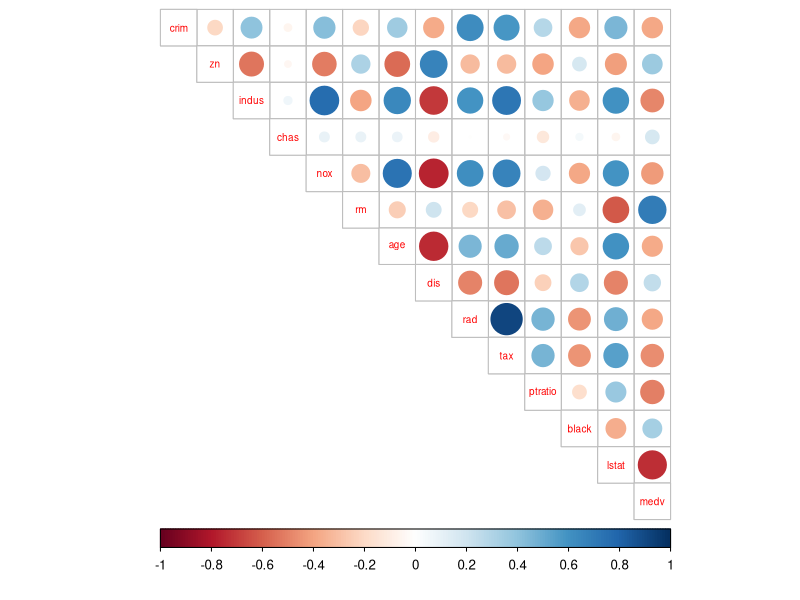
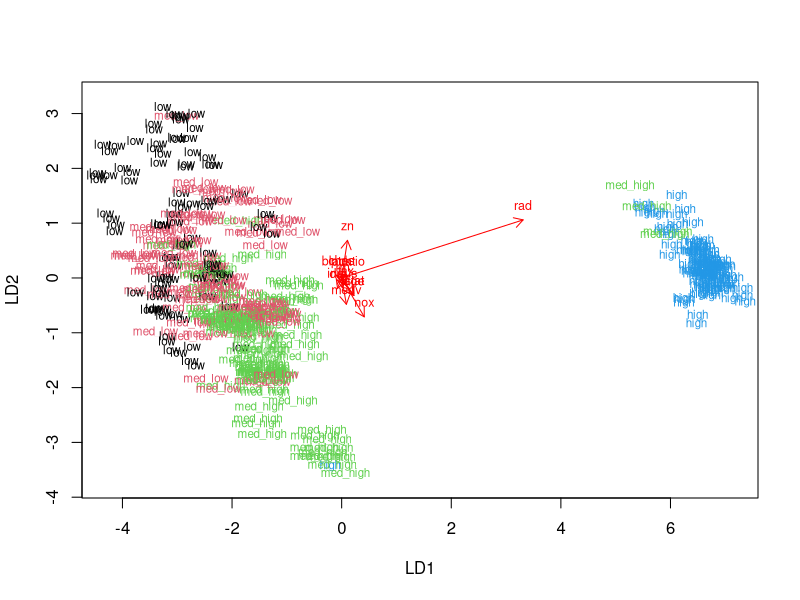
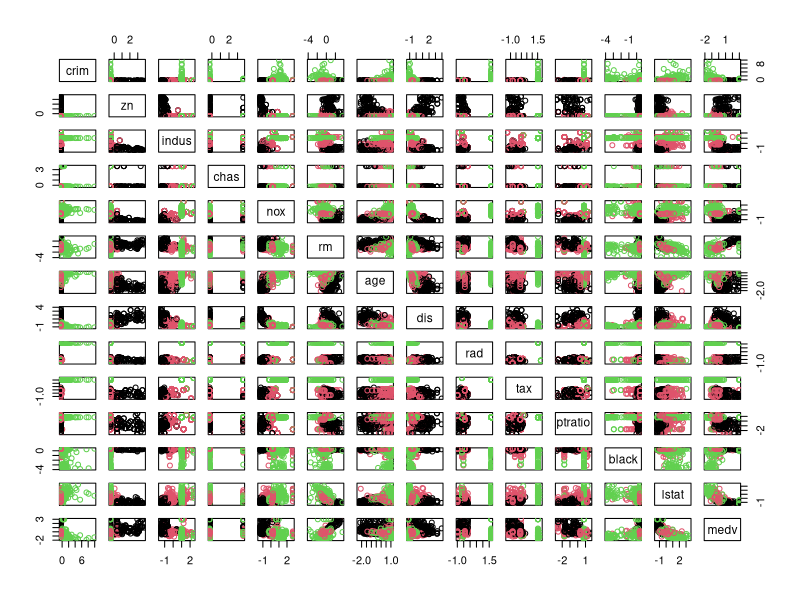
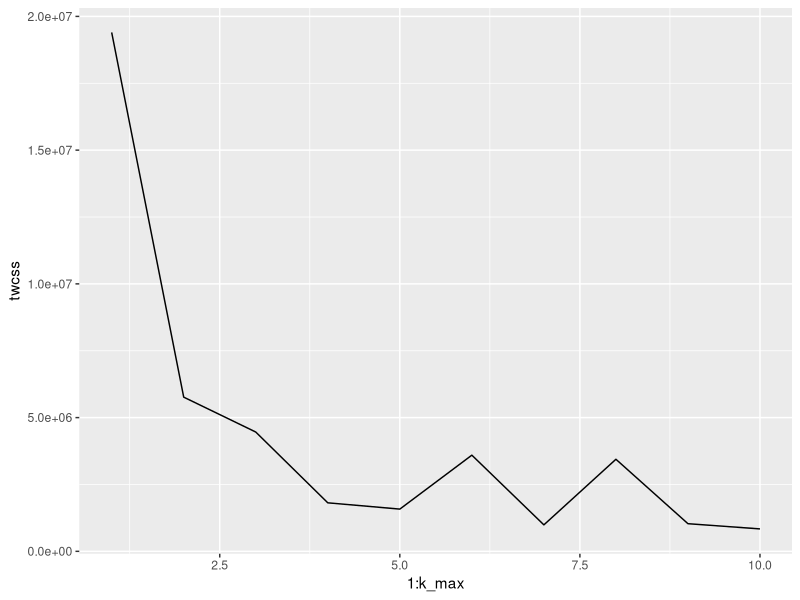
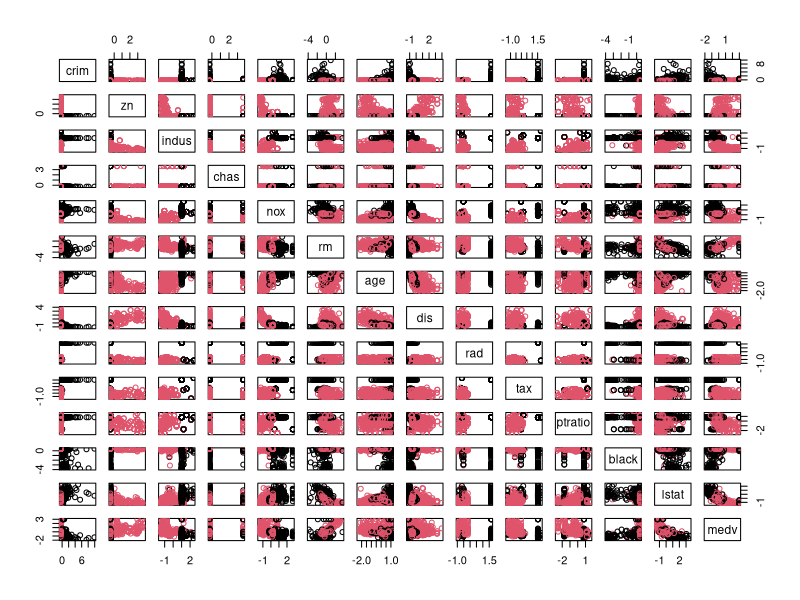

R code for these plots, in order:
## ---- chunk 1
library(MASS)
library(dplyr)
library(tidyr)
library(ggplot2)
library(GGally)
library(corrplot)

data("Boston")
## ---- chunk 2
str(Boston)
dim(Boston)
## ---- chunk 3
summary(Boston)

## ---- chunk 4
cor_matrix <- cor(Boston)

cor_matrix %>% round(2)

"VISUALIZING the correlations"

corrplot(cor_matrix, method="circle", type = "upper", cl.pos = "b", tl.pos = "d", tl.cex = 0.6)
## ---- chunk 5
boston_scaled <- scale(Boston)

summary(boston_scaled)
## ---- chunk 6
boston_scaled <- as.data.frame(boston_scaled)

bins <- quantile(boston_scaled$crim)

crime <- cut(boston_scaled$crim, breaks = bins, labels = c("low","med_low","med_high","high"), include.lowest = TRUE)

boston_scaled <- dplyr::select(boston_scaled, -crim)

boston_scaled <- data.frame(boston_scaled, crime)

nrow(boston_scaled)
n <- nrow(boston_scaled)

ind <- sample(n,  size = n * 0.8)

train <- boston_scaled[ind,]

test <- boston_scaled[-ind,]

correct_classes <- test$crime

test <- dplyr::select(test, -crime)

summary(test)
## ---- chunk 7
lda.fit <- lda(crime ~ ., data = train)

lda.fit
## ---- chunk 8
lda.arrows <- function(x, myscale = 1, arrow_heads = 0.1, color = "red", tex = 0.75, choices = c(1,2)){
  heads <- coef(x)
  arrows(x0 = 0, y0 = 0, 
         x1 = myscale * heads[,choices[1]], 
         y1 = myscale * heads[,choices[2]], col=color, length = arrow_heads)
  text(myscale * heads[,choices], labels = row.names(heads), 
       cex = tex, col=color, pos=3)
}

classes <- as.numeric(train$crime)

plot(lda.fit, dimen = 2, col=classes, pch=classes)
lda.arrows(lda.fit, myscale = 1)
## ---- chunk 9

lda.pred <- predict(lda.fit, newdata = test)

table(correct = correct_classes, predicted = lda.pred$class)
## ---- chunk 10
data(Boston)

boston_scaled_2 <- scale(Boston)

str(boston_scaled_2)

dim(boston_scaled_2)
## ---- chunk 11
dist_eu <- dist(boston_scaled_2)
summary(dist_eu)
## ---- chunk 12
dist_man <- dist(boston_scaled_2, method = "manhattan")

summary(dist_eu)
## ---- chunk 13
km <- kmeans(boston_scaled_2, centers = 3)

pairs(boston_scaled_2, col = km$cluster)
## ---- chunk 14
k_max <- 10

twcss <- sapply(1:k_max, function(k){kmeans(Boston, k)$tot.withinss})

qplot(x = 1:k_max, y = twcss, geom = 'line')

## ---- chunk 15

km <- kmeans(boston_scaled_2, centers = 2)

pairs(boston_scaled_2, col = km$cluster)

